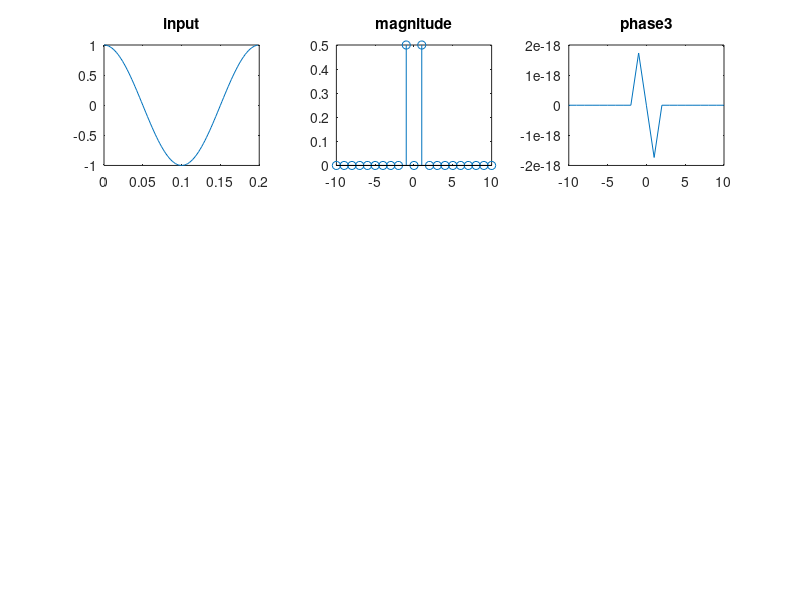

Write MATLAB code to recreate this figure.
f=input('fundamental period');
t=0:1/(100*f):(1/f)-(1/(100*f));
x=cos(2*pi*f*t);
j=complex(0,1);
xk=[];
for k=-10:10
    sum=0;
    for i=1:length(t)
        sum=sum+f*x(i)*exp(-j*2*pi*k*f*t(i))*(1/(100*f));
    end
    xk=[xk sum];
end
xk(abs(xk)<10^(-5))=0;
subplot(3,3,1);
plot(t,x);
title('input')

subplot(3,3,2);
stem(-10:10,abs(xk));
title('magnitude')

subplot(3,3,3);
plot(-10:10,angle(xk));
title('phase3')

